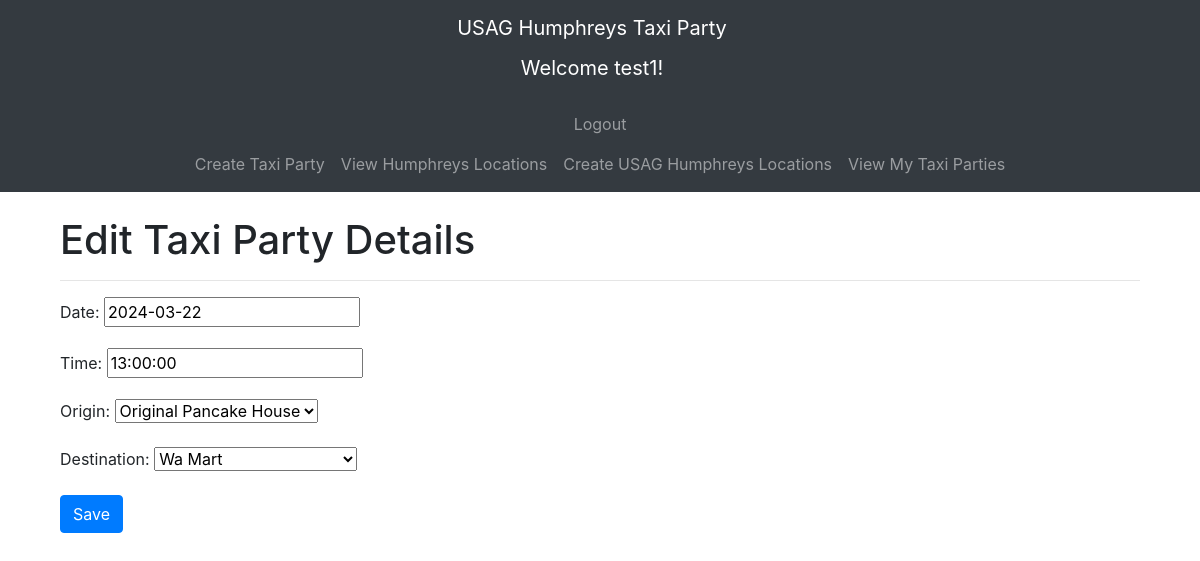
Screenshot of /taxiparty/31/edit/ (signed in) with the database file from the repository.
### taxiparty/models.py (models this page shows, shortened)
class TaxiParty(models.Model):
    date = models.DateField(blank=False, default=datetime.date.today)
    time = models.TimeField(blank=False, default=datetime.time(8, 00))
    origin = models.ForeignKey(Location, on_delete=models.CASCADE, related_name='origin')
    destination = models.ForeignKey(Location, on_delete=models.CASCADE, related_name='destination')
    rider = models.ManyToManyField(User, related_name='rider')
    owner = models.ForeignKey(User, null=True, blank=True, on_delete=models.CASCADE, related_name='owner')

### taxiparty/views.py (the view)
# urls.py: path('taxiparty/<int:id>/edit/', views.party_edit_view, name='taxipartyedit'),
def party_edit_view(request, id):
    if request.user.is_anonymous:
        return redirect(reverse('user:login'))
    obj = get_object_or_404(TaxiParty, id=id)
    if request.user != obj.owner:
        messages.info(request, 'You are not the owner of the Taxi Party!')
        return redirect(reverse('taxiparty:taxipartydynamic', kwargs={'id': id}))
    if request.method == 'POST':
        form = TaxiPartyForm(request.POST, instance=obj)
        if form.is_valid():
            form.save()
            return redirect(reverse('taxiparty:taxipartydynamic', kwargs={'id': id}))
    else:
        form = TaxiPartyForm(instance=obj)
    context = {
        'form': form
    }
    return render(request, 'edit_party.html', context)

### taxiparty/forms.py
class TaxiPartyForm(forms.ModelForm):
    class Meta:
        model = TaxiParty
        fields = [
            'date',
            'time',
            'origin',
            'destination',
        ]

### taxiparty/models.py (called while the page is built)
    def __str__(self) -> str:
        return self.name

### taxiparty/templates/edit_party.html (shortened to what this page needs)
{% extends 'base.html' %}
{% block content %}
<div class="container mt-4">
    <h1>Edit Taxi Party Details</h1>
    <hr>
    <form method="POST">
        <div class="form-group">
            {{ form.as_p }}
        </div>
        <button type="submit" class="btn btn-primary">Save</button>
    </form>
</div>
{% endblock %}

### taxiparty/templates/navbar.html (shortened to what this page needs)
<nav class="navbar navbar-expand-lg navbar-dark bg-dark">
    <div class="container" style="display: flex; flex-direction: column;">
        <a class="navbar-brand" href="{% url 'taxiparty:home' %}">USAG Humphreys Taxi Party</a>
        {% if request.user.is_authenticated %}
            <p class="navbar-brand">Welcome {{ request.user.username }}!</p>
        {% endif %}
        <ul class="navbar-nav mx-auto" style="display: flex; text-align: center">
            {% if request.user.is_authenticated %}
                <li class="nav-item">
                    <a class="nav-link" href="{% url 'user:logout' %}">Logout</a>
                </li>
            {% endif %}
        </ul>
        <ul class="navbar-nav mx-auto" style="text-align: center">
            <li class="nav-item">
                <a class="nav-link" href="{% url 'taxiparty:createtaxiparty' %}">Create Taxi Party</a>
            </li>
            <li class="nav-item">
                <a class="nav-link" href="{% url 'taxiparty:viewlocation' %}">View Humphreys Locations</a>
            </li>
            <li class="nav-item">
                <a class="nav-link" href="{% url 'taxiparty:createlocation' %}">Create USAG Humphreys Locations</a>
            </li>
            <li class="nav-item">
                <a class="nav-link" href="{% url 'taxiparty:myparty' %}">View My Taxi Parties</a>
            </li>
        </ul>
    </div>
</nav>

### rows the page displays
TaxiParty: date "2024-03-22", time "13:00:00", origin "Original Pancake House", destination "Wa Mart"

### other values shown
{{ request.user.username }} "test1"
